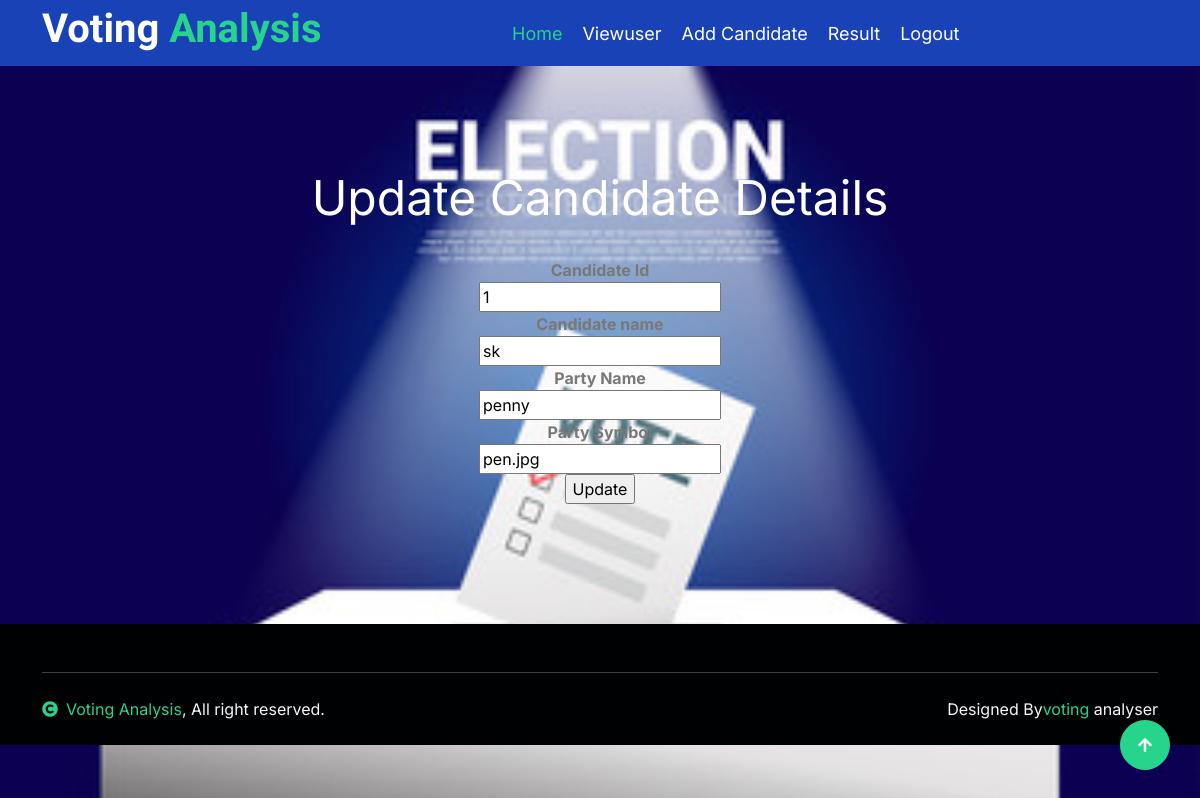
Page /update.php?select=1 on the committed database.
### tables this page shows
CREATE TABLE IF NOT EXISTS `candidate` (
  `cid` int(50) NOT NULL AUTO_INCREMENT,
  `cname` varchar(50) NOT NULL,
  `pname` varchar(50) NOT NULL,
  `psym` varchar(50) NOT NULL,
  PRIMARY KEY (`cid`)
);

### update.php (the view, shortened to what this page needs)
<?php
	include_once("style.php");
	include_once("adminheader.php");
if(isset($_GET['select'])){
$query2 = "select * from candidate where cid='".$_GET['select']."'";
			$result = mysql_query($query2);
			if(mysql_num_rows($result)){
			$row = mysql_fetch_assoc($result);
			}
}
?>
                       <div class="container">
<form action="" method="post" enctype="multipart/form-data" name="addroom">
<center>
<br>
<br>
<br>
<br>
<center><font color="white" size="8">Update Candidate Details </font></center>
 <b> Candidate Id</b><br />
 <input name="cid" type="text" value="<?php  echo $row['cid']; ?>" />
 <br />
<b>Candidate name</b><br />
 <input name="cname" type="text"  value="<?php  echo $row['cname']; ?>" />
 <br />
<b>Party Name</b><br />
 <input name="pname" type="text" value="<?php  echo $row['pname']; ?>" />
 <br />
<b>Party Symbol</b><br />
 <input name="psym" type="text" value="<?php  echo $row['psym']; ?>" />
 <br />
  <input type="submit" name="submit" value="Update" id="button1" />
  <br>
 </center>
 </form>
</div>
<?php
	include_once("footer.php");
	?>

### rows in the picture
candidate: cid "1", cname "sk", pname "penny", psym "pen.jpg"
